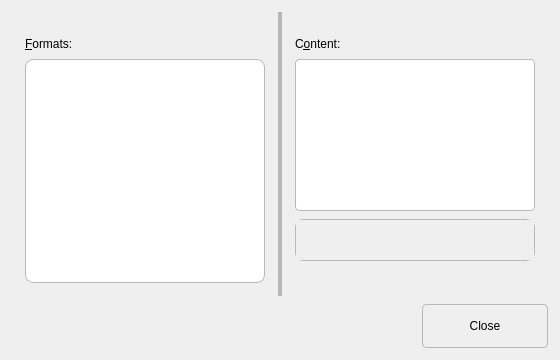
<?xml version="1.0" encoding="UTF-8"?>
<ui version="4.0">
 <class>ClipboardDialog</class>
 <widget class="QDialog" name="ClipboardDialog">
  <property name="geometry">
   <rect>
    <x>0</x>
    <y>0</y>
    <width>560</width>
    <height>360</height>
   </rect>
  </property>
  <property name="sizePolicy">
   <sizepolicy hsizetype="Preferred" vsizetype="Preferred">
    <horstretch>0</horstretch>
    <verstretch>0</verstretch>
   </sizepolicy>
  </property>
  <property name="windowTitle">
   <string>Clipboard Content</string>
  </property>
  <property name="styleSheet">
   <string notr="true">QDialog {
    background-color: palette(window);
}

QLabel {
    color: palette(text);
}

QPushButton {
    border-radius: 4px;
    padding: 5px 12px;
    min-height: 32px;
    min-width: 100px;
    border: 1px solid palette(mid);
    background-color: palette(button);
}
QPushButton:hover {
    background-color: palette(alternate-base);
}
QPushButton:pressed {
    background-color: palette(mid);
}

QDialogButtonBox QPushButton {
    border-radius: 4px;
    padding: 5px 12px;
    min-height: 32px;
    min-width: 100px;
    border: 1px solid palette(mid);
    background-color: palette(button);
}
QDialogButtonBox QPushButton:hover {
    background-color: palette(alternate-base);
}
QDialogButtonBox QPushButton:pressed {
    background-color: palette(mid);
}

QLineEdit, QTextEdit, QPlainTextEdit {
    border-radius: 4px;
    border: 1px solid palette(mid);
    padding: 5px 8px;
    background-color: palette(base);
}

QComboBox {
    border-radius: 4px;
    border: 1px solid palette(mid);
    padding: 5px 8px;
    min-height: 24px;
    background-color: palette(base);
}

QCheckBox, QRadioButton {
    spacing: 8px;
}

QGroupBox {
    border-radius: 8px;
    border: 1px solid palette(mid);
    margin-top: 12px;
    padding: 12px;
    background-color: palette(button);
}

QGroupBox#group1, QGroupBox#group2 {
    border: none;
    background-color: transparent;
    margin-top: 0;
    padding: 0;
}

QListWidget, QTreeWidget, QTableWidget {
    border-radius: 8px;
    border: 1px solid palette(mid);
    background-color: palette(base);
}

QTabWidget::pane {
    border: 1px solid palette(mid);
    border-radius: 8px;
}
QTabBar::tab {
    border-radius: 4px;
    padding: 6px 16px;
    margin-right: 4px;
}
QTabBar::tab:selected {
    background-color: palette(highlight);
    color: palette(highlighted-text);
}

QSplitter::handle:horizontal {
    background-color: palette(mid);
    width: 1px;
    margin: 0;
}

QScrollArea {
    border-radius: 8px;
    border: 1px solid palette(mid);
    background-color: palette(base);
}

QScrollBar {
    border: none;
    background: transparent;
    width: 8px;
    margin: 0;
}
QScrollBar::handle {
    background: palette(mid);
    border-radius: 4px;
    min-height: 24px;
    min-width: 24px;
}
QScrollBar::handle:hover {
    background: palette(mid);
}
QScrollBar::add-line, QScrollBar::sub-line {
    border: none;
    background: none;
    width: 0;
    height: 0;
}
QScrollBar::add-page, QScrollBar::sub-page {
    background: none;
}

QMenu {
    border-radius: 8px;
    border: 1px solid palette(mid);
    padding: 4px;
}
QMenu::item {
    padding: 6px 24px 6px 12px;
    border-radius: 4px;
}
QMenu::item:selected {
    background-color: palette(highlight);
    color: palette(highlighted-text);
}

QToolTip {
    background-color: palette(base);
    color: palette(text);
    border: 1px solid palette(mid);
    border-radius: 4px;
    padding: 4px 8px;
}</string>
  </property>
  <layout class="QGridLayout" name="gridLayout">
   <property name="leftMargin">
    <number>12</number>
   </property>
   <property name="topMargin">
    <number>12</number>
   </property>
   <property name="rightMargin">
    <number>12</number>
   </property>
   <property name="bottomMargin">
    <number>12</number>
   </property>
   <property name="spacing">
    <number>8</number>
   </property>
   <item row="2" column="0">
    <widget class="QDialogButtonBox" name="buttonBox">
     <property name="orientation">
      <enum>Qt::Horizontal</enum>
     </property>
     <property name="standardButtons">
      <set>QDialogButtonBox::Close</set>
     </property>
     <property name="centerButtons">
      <bool>false</bool>
     </property>
    </widget>
   </item>
   <item row="0" column="0">
    <widget class="QSplitter" name="horizontalLayout">
     <property name="sizePolicy">
      <sizepolicy hsizetype="Expanding" vsizetype="Expanding">
       <horstretch>0</horstretch>
       <verstretch>0</verstretch>
      </sizepolicy>
     </property>
     <property name="minimumSize">
      <size>
       <width>320</width>
       <height>180</height>
      </size>
     </property>
     <property name="orientation">
      <enum>Qt::Horizontal</enum>
     </property>
     <property name="opaqueResize">
      <bool>true</bool>
     </property>
     <property name="childrenCollapsible">
      <bool>true</bool>
     </property>
     <widget class="QGroupBox" name="group1">
      <property name="flat">
       <bool>true</bool>
      </property>
      <property name="minimumWidth">
       <number>160</number>
      </property>
      <layout class="QVBoxLayout" name="verticalLayout_1">
       <property name="spacing">
        <number>8</number>
       </property>
       <property name="leftMargin">
        <number>0</number>
       </property>
       <property name="topMargin">
        <number>0</number>
       </property>
       <property name="rightMargin">
        <number>0</number>
       </property>
       <property name="bottomMargin">
        <number>0</number>
       </property>
       <item>
        <widget class="QLabel" name="label">
         <property name="text">
          <string>&amp;Formats:</string>
         </property>
         <property name="buddy">
          <cstring>listWidgetFormats</cstring>
         </property>
        </widget>
       </item>
       <item>
        <widget class="QListWidget" name="listWidgetFormats">
         <property name="minimumWidth">
          <number>160</number>
         </property>
         <property name="contextMenuPolicy">
          <enum>Qt::ActionsContextMenu</enum>
         </property>
        </widget>
       </item>
      </layout>
     </widget>
     <widget class="QGroupBox" name="group2">
      <property name="flat">
       <bool>true</bool>
      </property>
      <property name="minimumWidth">
       <number>240</number>
      </property>
      <layout class="QVBoxLayout" name="verticalLayout_2">
       <property name="spacing">
        <number>8</number>
       </property>
       <property name="leftMargin">
        <number>0</number>
       </property>
       <property name="topMargin">
        <number>0</number>
       </property>
       <property name="rightMargin">
        <number>0</number>
       </property>
       <property name="bottomMargin">
        <number>0</number>
       </property>
       <item>
        <widget class="QLabel" name="labelContent">
         <property name="text">
          <string>C&amp;ontent:</string>
         </property>
         <property name="buddy">
          <cstring>textEdit</cstring>
         </property>
        </widget>
       </item>
       <item>
        <widget class="QPlainTextEdit" name="textEdit">
         <property name="documentTitle">
          <string notr="true"/>
         </property>
         <property name="undoRedoEnabled">
          <bool>false</bool>
         </property>
         <property name="lineWrapMode">
          <enum>QPlainTextEdit::NoWrap</enum>
         </property>
         <property name="readOnly">
          <bool>true</bool>
         </property>
         <property name="plainText">
          <string notr="true"/>
         </property>
        </widget>
       </item>
       <item>
        <widget class="QScrollArea" name="scrollAreaImage">
         <property name="widgetResizable">
          <bool>true</bool>
         </property>
         <widget class="QWidget" name="scrollAreaWidgetContents">
          <property name="geometry">
           <rect>
            <x>0</x>
            <y>0</y>
            <width>77</width>
            <height>68</height>
           </rect>
          </property>
          <layout class="QVBoxLayout" name="verticalLayout">
           <property name="leftMargin">
            <number>4</number>
           </property>
           <property name="topMargin">
            <number>4</number>
           </property>
           <property name="rightMargin">
            <number>4</number>
           </property>
           <property name="bottomMargin">
            <number>4</number>
           </property>
           <item>
            <widget class="QLabel" name="labelImage">
             <property name="text">
              <string/>
             </property>
             <property name="textFormat">
              <enum>Qt::PlainText</enum>
             </property>
             <property name="alignment">
              <set>Qt::AlignLeading|Qt::AlignLeft|Qt::AlignTop</set>
             </property>
             <property name="textInteractionFlags">
              <set>Qt::TextSelectableByMouse</set>
             </property>
            </widget>
           </item>
          </layout>
         </widget>
        </widget>
       </item>
       <item>
        <widget class="QLabel" name="labelProperties">
         <property name="sizePolicy">
          <sizepolicy hsizetype="Minimum" vsizetype="Minimum">
           <horstretch>0</horstretch>
           <verstretch>0</verstretch>
          </sizepolicy>
         </property>
         <property name="text">
          <string/>
         </property>
        </widget>
       </item>
      </layout>
     </widget>
    </widget>
   </item>
  </layout>
  <action name="actionRemove_Format">
   <property name="text">
    <string>Remove Format</string>
   </property>
  </action>
 </widget>
 <tabstops>
  <tabstop>listWidgetFormats</tabstop>
  <tabstop>buttonBox</tabstop>
 </tabstops>
 <resources/>
 <connections>
  <connection>
   <sender>buttonBox</sender>
   <signal>accepted()</signal>
   <receiver>ClipboardDialog</receiver>
   <slot>accept()</slot>
   <hints>
    <hint type="sourcelabel">
     <x>257</x>
     <y>290</y>
    </hint>
    <hint type="destinationlabel">
     <x>157</x>
     <y>274</y>
    </hint>
   </hints>
  </connection>
  <connection>
   <sender>buttonBox</sender>
   <signal>rejected()</signal>
   <receiver>ClipboardDialog</receiver>
   <slot>reject()</slot>
   <hints>
    <hint type="sourcelabel">
     <x>325</x>
     <y>290</y>
    </hint>
    <hint type="destinationlabel">
     <x>286</x>
     <y>274</y>
    </hint>
   </hints>
  </connection>
 </connections>
</ui>
